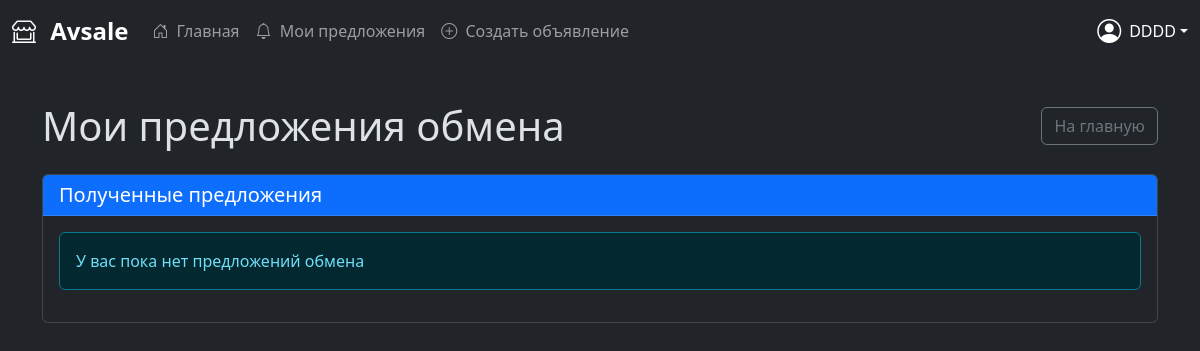
The app's page /my-offers/ (signed in), older data.
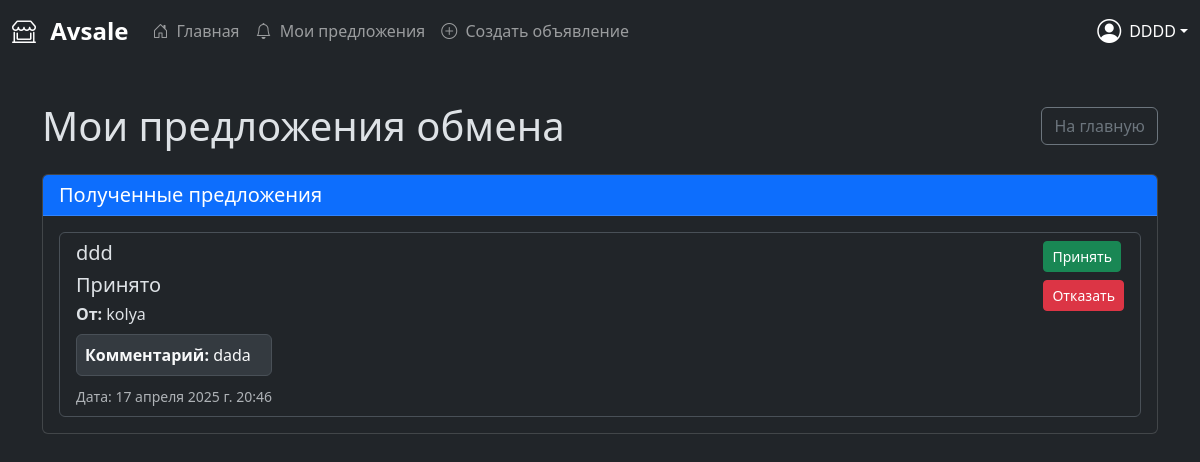
The same page, newer data.
### accounts/models.py (models this page shows, shortened)
class Offer(models.Model):
    STATUS = [
        ('await', 'Ожидает'),
        ('accepted', 'Принято'),
        ('rejected', 'Отказано'),
    ]
    sender_user = models.ForeignKey(
        User, on_delete=models.CASCADE, related_name='sent_offers')
    ad_receiver = models.ForeignKey(
        Post, on_delete=models.CASCADE, related_name='received_offers')
    comment = models.TextField(verbose_name='Comment')
    status = models.CharField(max_length=10, choices=STATUS, default='pending')
    created_at = models.DateTimeField(auto_now_add=True)

class Post(models.Model):
    CATEGORIES = [
        ('electronics', 'Электроника'),
        ('clothing', 'Одежда'),
        ('furniture', 'Мебель'),
        ('other', 'Другое'),
    ]
    CONDITIONS = [
        ('new', 'Новый'),
        ('used', 'Б/У'),
    ]
    title = models.CharField(max_length=180, verbose_name='Заголовок')
    description = models.TextField(verbose_name='Описание товара')
    category = models.CharField(
        max_length=20, choices=CATEGORIES, verbose_name='Категория')
    condition = models.CharField(
        max_length=20, choices=CONDITIONS, verbose_name='Состояние товара')
    created_at = models.DateTimeField(auto_now_add=True)
    author = models.ForeignKey(
        User, on_delete=models.CASCADE, related_name='posts')

### accounts/views.py (the view)
# urls.py: path('my-offers/', views.user_offers, name='user_offers'),
@login_required
def user_offers(request):
    offers = Offer.objects.filter(ad_receiver__author=request.user)
    return render(request, 'accounts/user_offers.html', {'offers': offers})

### accounts/templates/accounts/user_offers.html (shortened to what this page needs)
{% extends 'accounts/base.html' %}
{% load static %}
{% block content %}
<div class="container mt-4">
    <div class="d-flex justify-content-between align-items-center mb-4">
        <h1 class="mb-0">Мои предложения обмена</h1>
        <a href="{% url 'auth_welcome' %}" class="btn btn-outline-secondary">
             На главную
        </a>
    </div>
    <div class="card mb-5">
        <div class="card-header bg-primary text-white">
            <h2 class="h5 mb-0">Полученные предложения</h2>
        </div>
        <div class="card-body">
            {% if offers %}
                <div class="list-group">
                    {% for offer in offers %}
                    <div class="list-group-item">
                        <div class="d-flex justify-content-between">
                            <div>
                                <h3 class="h5">{{ offer.ad_receiver.title }}</h3>
                                <p class="mb-1">
                                    <span class="h5">
                                        {{ offer.get_status_display }}
                                    </span>
                                </p>
                                <p class="mb-1"><strong>От:</strong> {{ offer.sender_user.username }}</p>
                                {% if offer.comment %}
                                <div class="alert alert-light p-2 mt-2 mb-2">
                                    <p class="mb-0"><strong>Комментарий:</strong> {{ offer.comment }}</p>
                                </div>
                                {% endif %}
                                <small class="text-muted">Дата: {{ offer.created_at }}</small>
                            </div>
                            <div class="d-flex flex-column">
                                <form action="{% url 'accept_offer' offer.id %}" method="POST" class="mb-2">
                                    <button type="submit" class="btn btn-success btn-sm">
                                         Принять
                                    </button>
                                </form>
                                <form action="{% url 'reject_offer' offer.id %}" method="POST">
                                    <button type="submit" class="btn btn-danger btn-sm">
                                         Отказать
                                    </button>
                                </form>
                            </div>
                        </div>
                    </div>
                    {% endfor %}
                </div>
            {% else %}
                <div class="alert alert-info">
                     У вас пока нет предложений обмена
                </div>
            {% endif %}
        </div>
    </div>
</div>
{% endblock %}

Row changes from the older to the newer data that the page shows:
added Offer: ad_receiver "ddd", status "Принято", sender_user.username "kolya", comment "dada", created_at "17 апреля 2025 г. 20:46"
Text that changed along with them:
text no longer shown: "У вас пока нет предложений обмена"
